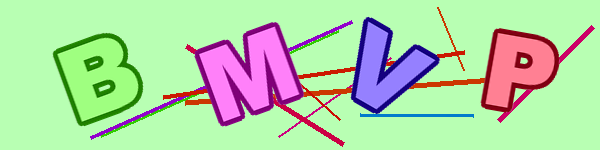
#> input picture BMVP.png, 600 x 150 px
$ python amit_cv1.py
#> lines starting #> are read from the running program, lines starting #| are printed output that depends on the picture; after the words box and inside, x2 and y2 are one past the last pixel; in counts of white or black regions, pixels touching at a corner belong together
import cv2 as cv
import numpy as np
from scipy import ndimage
img= cv.imread('BMVP.png')
#> img is the input picture: shape (150, 600, 3); mean B, G, R 168.7, 213.4, 178.5
hsv= cv.cvtColor(img,cv.COLOR_BGR2HSV)
#> hsv: shape (150, 600, 3); mean H, S, V 75, 104.8, 242.2
lower_p = np.array([0,0,150])
upper_p =np.array([255,255,255])
mask=cv.inRange(hsv, lower_p, upper_p) # background noise removed.
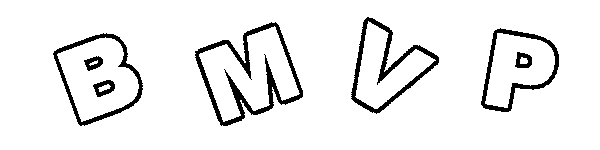
#> mask: shape (150, 600); 93% white; 7 black regions, largest, box (x1, y1, x2, y2) and area: (195, 22, 303, 126) 2101, (351, 17, 439, 114) 1439, (53, 33, 143, 126) 1118
#res= cv.bitwise_and(hsv,img,mask=mask) NOT USEFUL
kernel = np.ones((5,5), np.uint8)  # erosion
img_erosion = cv.erode(mask, kernel, iterations=1)
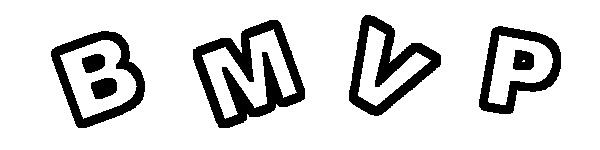
#> img_erosion: shape (150, 600); 84.8% white; 7 black regions, largest, box (x1, y1, x2, y2) and area: (193, 20, 305, 128) 4542, (349, 15, 441, 116) 3171, (51, 31, 145, 128) 2548
kernel_laplace = np.array([np.array([1, 1, 1]), np.array([1, -8, 1]), np.array([1, 1, 1])]) # finding edges which may be useful in segmentation ,Can use some other technique also
#out_l = ndimage.convolve(img_erosion, kernel_laplace, mode='reflect')

#cv.imshow('Erosion', img_erosion)
#cv.imshow('img',img)
cv.imshow('mask',mask)
#cv.imshow('res',res)
#cv.imshow('edge', out_l)  # this one may not be compulsary if we do segmentation by some other method.
cv.waitKey(0)
cv.destroyAllWindows()
